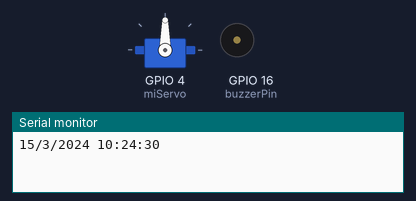
Bench run of a sketch on a simulated ESP32. On the bench: servo, buzzer (waves = sounding), the last lines printed to the serial monitor. The local clock reads 2024-03-15 10:24:30 at power-on unless the sketch sets it.

Above: at 0.1 s.
At 47.6 s:
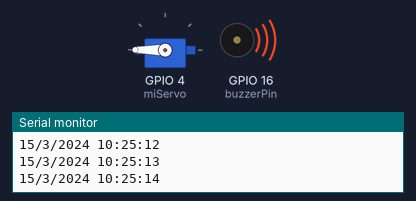
At 109.2 s:
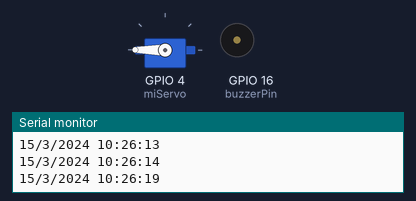
Timing chart, 0 to 110.7 s (numbered marks = the images above):
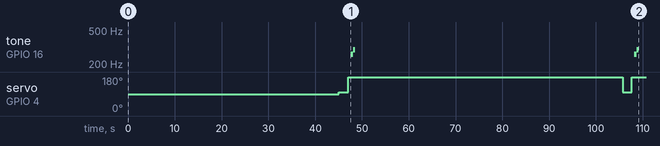

Measured:
- by itself, tone on GPIO 16 (buzzerPin): plays 261 Hz for 0.50 s, 293 Hz for 0.50 s, 261 Hz for 0.50 s, 293 Hz for 0.50 s
- by itself, servo on GPIO 4 (miServo): alternates 180° for 58.6 s and 100° for 2.0 s

The sketch:

Comedor_Codigo.ino
```cpp
#include "EasyBuzzer.h"
#include <ESP32Servo.h>
#include <Wire.h>
#include <RTClib.h>

//Buzzer
int buzzerPin = 16;
const int CanalPWM = 1;

//Servo
Servo miServo;  // Creo un objeto servo para controlarlo
int pos = 0;    // variable que guarda la posicion

// SDA al 20 | SCL al 21 |VCC 3.3 o 5V
// Declaramos un RTC DS3231
RTC_DS3231 rtc;


void setup() {
  Serial.begin(9600);
  setupBuzzer();
  setupServo();
  setupClock();
}

void loop(){
  updateClock();
  if (timeForFood()) {
     releaseFood();
     delay(500);
     buzzerMakeSound();
  }
}

void updateClock(){
  DateTime now = rtc.now();
  Serial.print(now.day());
  Serial.print('/');
  Serial.print(now.month());
  Serial.print('/');
  Serial.print(now.year());
  Serial.print(" ");
  Serial.print(now.hour());
  Serial.print(':');
  Serial.print(now.minute());
  Serial.print(':');
  Serial.print(now.second());
  Serial.println();
  delay(1000);

}

boolean timeForFood(){
  DateTime now = rtc.now();
  if(now.second()==15) {
    return true;
  }
  else return false;
}

void buzzerMakeSound(){
  ledcWriteNote(CanalPWM, NOTE_C, 4);
  delay(500);
  ledcWriteNote(CanalPWM, NOTE_D, 4);
  delay(500);
  // Silencio Buzzer
  ledcWrite(CanalPWM,0);
}

void releaseFood(){
    miServo.write(100);
    delay(2000);
    miServo.write(260);
}

void setupBuzzer(){
  ledcAttachPin(buzzerPin, CanalPWM);
}

void setupServo(){
  miServo.attach(4);  // Defino en que pin va conectado el servo
}

void setupClock(){
  if (! rtc.begin()) {
    Serial.println("No hay un módulo RTC");
    while (1);
  }
}
```
